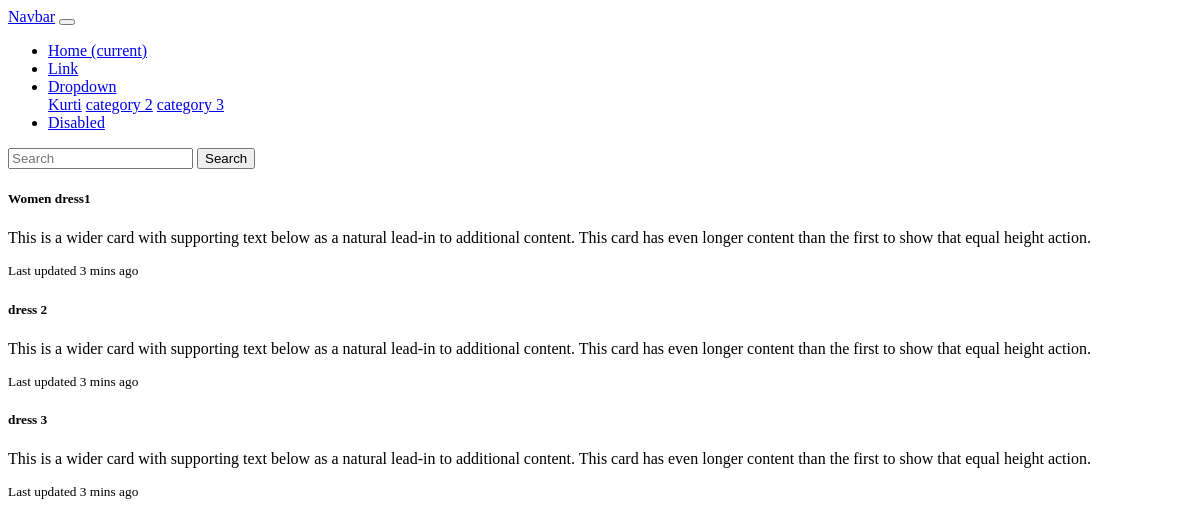
The app's page /, older data.
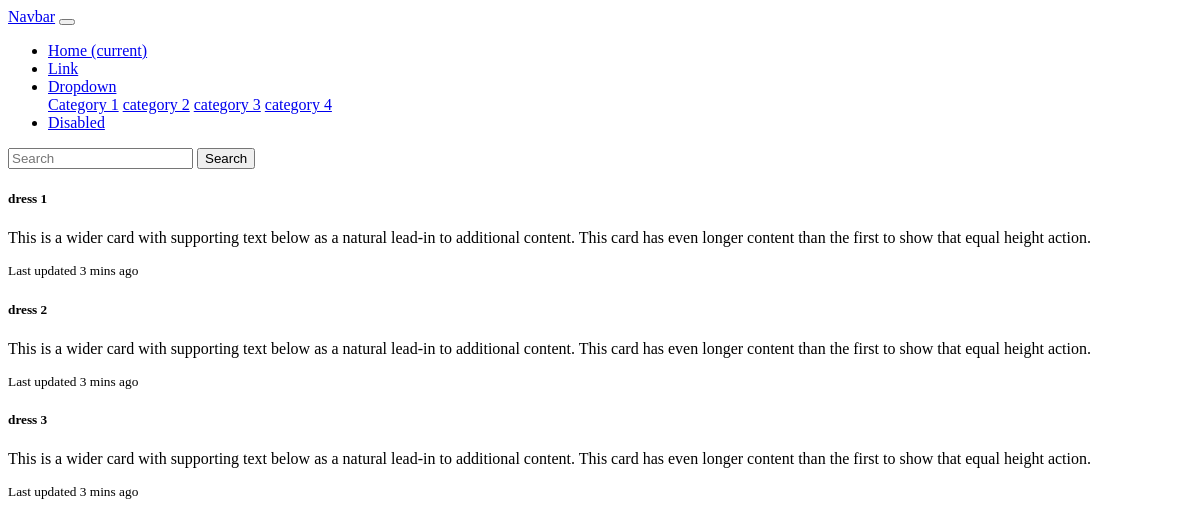
The same page, newer data.
### home/models.py (models this page shows, shortened)
class Category(models.Model):
  class Meta:
    verbose_name_plural = "Categories"
  name = models.CharField(max_length=30)
  code = models.IntegerField(unique=True)

class Dress(models.Model):
  class Meta:
    verbose_name_plural = "Dresses"
  category = models.ForeignKey(Category, models.CASCADE)
  name = models.CharField(max_length=40)
  Extra_Small = "XS"
  Small = "S"
  Medium = "M"
  Large = "L"
  Extra_Large = "XL"
  Extra_Extra_Large = "XXL"
  choices = {
    Extra_Small:"Extra Small",
    Small:"Small",
    Medium:"Medium",
    Large:"Large",
    Extra_Large:"Extra Large",
    Extra_Extra_Large:"Extra Extra Large",
  }
  size = models.CharField(choices=choices, default=Medium)
  price = models.IntegerField()
  composition = models.CharField(max_length=30)
  stock = models.IntegerField(null=True)
  inStock = models.BooleanField()
  code = models.IntegerField(unique=True)
  description = models.TextField()
  default_image = models.ImageField(unique=True,upload_to="images/default",blank=True)

### home/views.py (the view)
# urls.py: path('', views.index, name='index'),
def index(request):
  cat = Category.objects.all()
  dresses = Dress.objects.all()
  print(request.headers)
  context = {'category': cat,
             'dresses': dresses}
  return render(request, 'home/index.html', context)

### home/templates/home/index.html
{% extends 'home/base.html' %}
{% block content %}
<div class="card-group">
  {% for dress in dresses %}
  <div class="card">
    <div class="card-body">
      <h5 class="card-title">{{ dress.name }}</h5>
      <p class="card-text">This is a wider card with supporting text below as a natural lead-in to additional content. This card has even longer content than the first to show that equal height action.</p>
      <p class="card-text"><small class="text-muted">Last updated 3 mins ago</small></p>
    </div>
  </div>
  {% endfor %}
</div>
{% endblock content %}

### home/templates/home/base.html (shortened to what this page needs)
  {% load static %}
  <nav class="navbar navbar-expand-lg navbar-light bg-light">
    <a class="navbar-brand" href="#">Navbar</a>
    <button class="navbar-toggler" type="button" data-toggle="collapse" data-target="#navbarSupportedContent" aria-controls="navbarSupportedContent" aria-expanded="false" aria-label="Toggle navigation">
    </button>
    <div class="collapse navbar-collapse" id="navbarSupportedContent">
      <ul class="navbar-nav mr-auto">
        <li class="nav-item active">
          <a class="nav-link" href="{% url 'home:index' %}">Home <span class="sr-only">(current)</span></a>
        </li>
        <li class="nav-item">
          <a class="nav-link" href="#">Link</a>
        </li>
        <li class="nav-item dropdown">
          <a class="nav-link dropdown-toggle" href="#" id="navbarDropdown" role="button" data-toggle="dropdown" aria-haspopup="true" aria-expanded="false">
            Dropdown
          </a>
          <div class="dropdown-menu" aria-labelledby="navbarDropdown">
            {% for cat in category%}
              <a class="dropdown-item" href="{% url 'home:category' cat.id%}">{{cat.name}}</a>
            {% endfor %}
          </div>
        </li>
        <li class="nav-item">
          <a class="nav-link disabled" href="#">Disabled</a>
        </li>
      </ul>
      <form class="form-inline my-2 my-lg-0" action="{% url 'home:index' %}" method="POST">
        <input class="form-control mr-sm-2" type="search" placeholder="Search" aria-label="Search">
        <button class="btn btn-outline-success my-2 my-sm-0" type="submit">Search</button>
      </form>
    </div>
  </nav>
  {% block content %}
  {% endblock content %}

Row changes from the older to the newer data that the page shows:
changed Category: name "Kurti" → "Category 1"
added Category: name "category 4"
changed Dress: name "Women dress1" → "dress 1"
